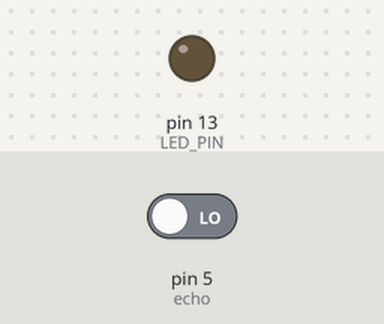
This sketch was run on a simulated Arduino Uno, built with avr-gcc and run on an emulated ATmega328P. On the bench: output pins drawn as LEDs (lit = HIGH). The test bench sets the inputs (shaded band); at power-on: pin 5 (echo) LOW. Pins used as bus, display or sensor lines are not drawn.

Above: at 0.1 s.
At 1.1 s:
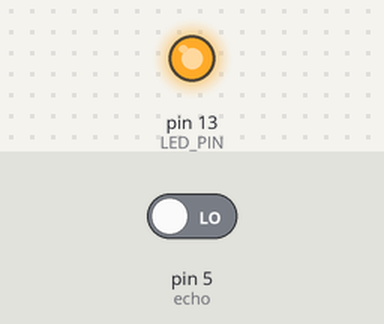
Timing chart, 0 to 2.6 s (numbered marks = the images above):
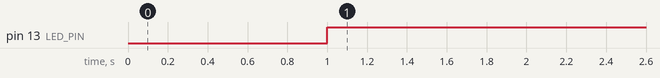

Measured:
- by itself, pin 13 (LED_PIN): LOW → HIGH at 1.0 s

The sketch:

led_with_hcsr04.ino
```cpp
#define LED_PIN 13

// HC-SR04
int trig = 6;
int echo = 5;

int time;
int distance;


void setup() {
  // put your setup code here, to run once:
  pinMode(trig, OUTPUT);
  pinMode(echo, INPUT);
  pinMode(LED_PIN, OUTPUT);
}

void loop() {
  // put your main code here, to run repeatedly:
  digitalWrite(trig, LOW);
  delayMicroseconds(2);
  digitalWrite(trig, HIGH);
  delayMicroseconds(10);
  time = pulseIn(echo, HIGH);
  distance = time * 0.034 / 2;
  if (distance < 4){
    digitalWrite(LED_PIN, HIGH);
    }
  else {
    digitalWrite(LED_PIN, LOW);
  }
}
```
